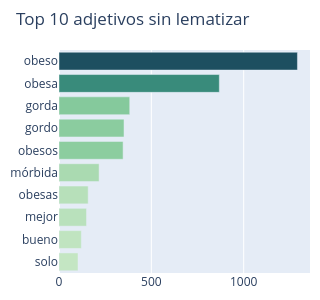
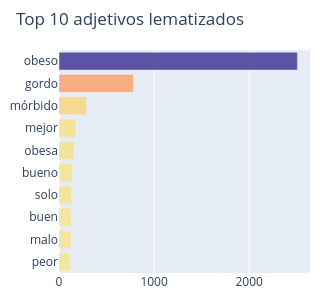

Here is the notebook cell these charts were saved with, in order:
### Code cell
import plotly.express as px

# --- Gráfico 1: Adjetivos sin lematizar (Compacto) ---
adj_sin_lema = cant_sin_lema.most_common(10)
palabras_sin_lema = [x[0] for x in adj_sin_lema]
frecuencias_sin_lema = [x[1] for x in adj_sin_lema]

fig1 = px.bar(x=frecuencias_sin_lema, y=palabras_sin_lema,
              orientation='h',
              title='Top 10 adjetivos sin lematizar',
              color=frecuencias_sin_lema,
              color_continuous_scale='blugrn',
              height=300,
              width=300) # Ancho y alto acotados

fig1.update_layout(
    yaxis=dict(autorange="reversed"),
    coloraxis_showscale=False,
    margin=dict(l=10, r=10, t=50, b=10),
    xaxis_title=None,
    yaxis_title=None
)
fig1.show()


# --- Gráfico 2: Adjetivos lematizados (Compacto) ---
adj_con_lema = cant_con_lema.most_common(10)
palabras_con_lema = [x[0] for x in adj_con_lema]
frecuencias_con_lema = [x[1] for x in adj_con_lema]

fig2 = px.bar(x=frecuencias_con_lema, y=palabras_con_lema,
              orientation='h',
              title='Top 10 adjetivos lematizados', # Título corregido
              color=frecuencias_con_lema,
              color_continuous_scale='sunset',
              height=300,
              width=300)

fig2.update_layout(
    yaxis=dict(autorange="reversed"),
    coloraxis_showscale=False,
    margin=dict(l=10, r=10, t=50, b=10),
    xaxis_title=None,
    yaxis_title=None
)
fig2.show()

### Figure 1 — Plotly figure (JSON) as saved in the notebook; plotly's stock layout.template omitted (floating-point values rounded to 4 significant figures)
{"data": [{"hovertemplate": "x=%{x}<br>y=%{y}<br>color=%{marker.color}<extra></extra>", "legendgroup": "", "marker": {"color": [1291, 868, 383, 352, 347, 217, 158, 149, 121, 103], "coloraxis": "coloraxis", "pattern": {"shape": ""}}, "name": "", "orientation": "h", "showlegend": false, "textposition": "auto", "type": "bar", "x": [1291, 868, 383, 352, 347, 217, 158, 149, 121, 103], "xaxis": "x", "y": ["obeso", "obesa", "gorda", "gordo", "obesos", "mórbida", "obesas", "mejor", "bueno", "solo"], "yaxis": "y"}], "layout": {"barmode": "relative", "coloraxis": {"autocolorscale": false, "colorbar": {"title": {"text": "color"}}, "colorscale": [[0, "rgb(196, 230, 195)"], [0.1667, "rgb(150, 210, 164)"], [0.3333, "rgb(109, 188, 144)"], [0.5, "rgb(77, 162, 132)"], [0.6667, "rgb(54, 135, 122)"], [0.8333, "rgb(38, 107, 110)"], [1, "rgb(29, 79, 96)"]], "showscale": false}, "height": 300, "legend": {"tracegroupgap": 0}, "margin": {"b": 10, "l": 10, "r": 10, "t": 50}, "title": {"text": "Top 10 adjetivos sin lematizar"}, "width": 300, "xaxis": {"anchor": "y", "domain": [0, 1], "title": {}}, "yaxis": {"anchor": "x", "autorange": "reversed", "domain": [0, 1], "title": {}}}}

### Figure 2 — Plotly figure (JSON) as saved in the notebook; plotly's stock layout.template omitted (floating-point values rounded to 4 significant figures)
{"data": [{"hovertemplate": "x=%{x}<br>y=%{y}<br>color=%{marker.color}<extra></extra>", "legendgroup": "", "marker": {"color": [2507, 781, 289, 177, 158, 135, 130, 124, 123, 117], "coloraxis": "coloraxis", "pattern": {"shape": ""}}, "name": "", "orientation": "h", "showlegend": false, "textposition": "auto", "type": "bar", "x": [2507, 781, 289, 177, 158, 135, 130, 124, 123, 117], "xaxis": "x", "y": ["obeso", "gordo", "mórbido", "mejor", "obesa", "bueno", "solo", "buen", "malo", "peor"], "yaxis": "y"}], "layout": {"barmode": "relative", "coloraxis": {"autocolorscale": false, "colorbar": {"title": {"text": "color"}}, "colorscale": [[0, "rgb(243, 231, 155)"], [0.1667, "rgb(250, 196, 132)"], [0.3333, "rgb(248, 160, 126)"], [0.5, "rgb(235, 127, 134)"], [0.6667, "rgb(206, 102, 147)"], [0.8333, "rgb(160, 89, 160)"], [1, "rgb(92, 83, 165)"]], "showscale": false}, "height": 300, "legend": {"tracegroupgap": 0}, "margin": {"b": 10, "l": 10, "r": 10, "t": 50}, "title": {"text": "Top 10 adjetivos lematizados"}, "width": 300, "xaxis": {"anchor": "y", "domain": [0, 1], "title": {}}, "yaxis": {"anchor": "x", "autorange": "reversed", "domain": [0, 1], "title": {}}}}
